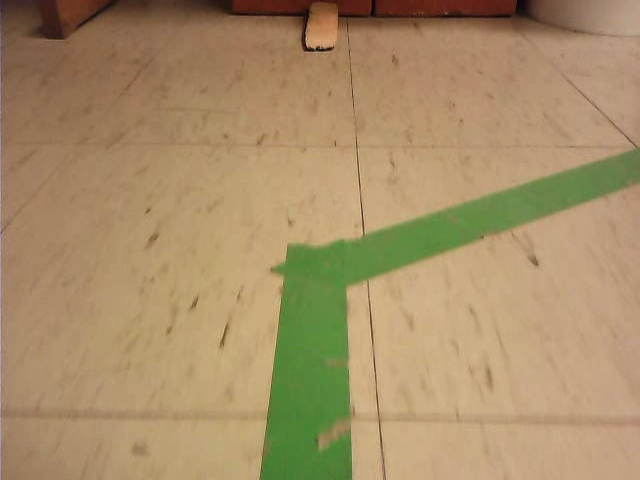
#> input picture imgs/saved_frame_350.jpg, 640 x 480 px
$ python img_sim.py
#> lines starting #> are read from the running program, lines starting #| are printed output that depends on the picture; after the words box and inside, x2 and y2 are one past the last pixel; in counts of white or black regions, pixels touching at a corner belong together
import cv2
import numpy as np

# frame = cv2.imread('imgs/saved_frame_24.jpg')
# frame = cv2.imread('imgs/saved_frame_66.jpg')
# frame = cv2.imread('imgs/saved_frame_92.jpg')
frame = cv2.imread('imgs/saved_frame_350.jpg')
#> frame is the input picture: shape (480, 640, 3); mean B, G, R 104, 142.2, 167.6

lower_range = np.array([30, 90, 25])
upper_range = np.array([85, 250, 255])

proc_frame = cv2.resize(frame, (640, 480))
frame = proc_frame.copy() # Update frame to resized version for display
height, width, _ = frame.shape
#> height = 480; width = 640

hsv = cv2.cvtColor(proc_frame, cv2.COLOR_BGR2HSV)
#> hsv: shape (480, 640, 3); mean H, S, V 18.5, 102.7, 171.1
mask = cv2.inRange(hsv, lower_range, upper_range)
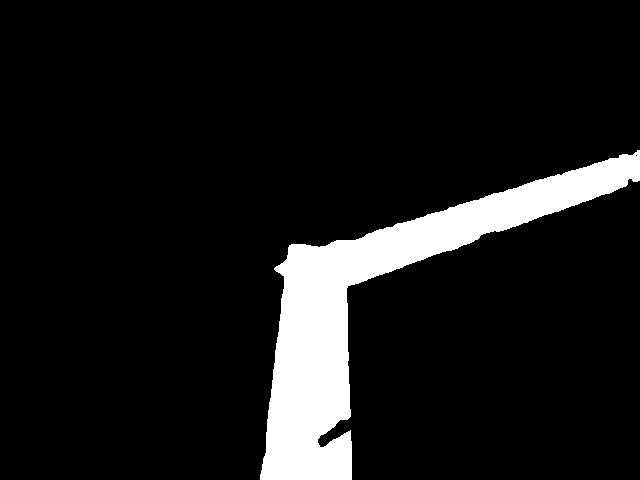
#> mask: shape (480, 640); 9.4% white; 1 white region, box (x1, y1, x2, y2) and area: (260, 150, 640, 480) 28875

# Define ROI (Region of Interest) - Focus on the bottom half of the image
roi_top = int(height / 4) * 3
#> roi_top = 360
mask[:roi_top, :] = 0  # Zero out the top half of the mask
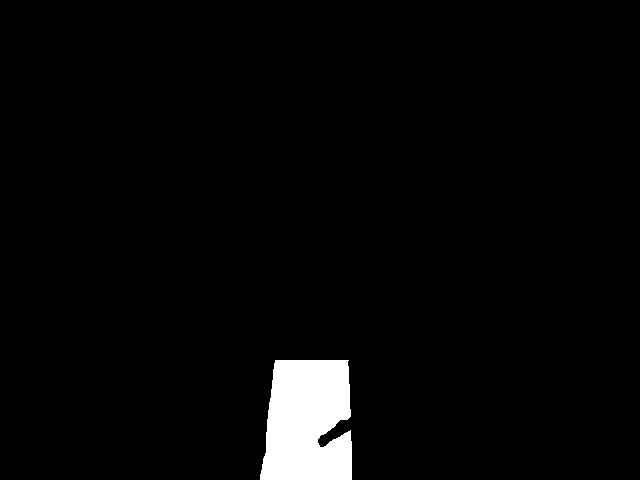
#> mask: shape (480, 640); 3.1% white; 1 white region, box (x1, y1, x2, y2) and area: (260, 360, 352, 480) 9536

# Morphological operations to remove noise
kernel = np.ones((5, 5), np.uint8)
mask = cv2.morphologyEx(mask, cv2.MORPH_OPEN, kernel)
#> mask: shape (480, 640); 3.1% white; 1 white region, box (x1, y1, x2, y2) and area: (260, 360, 352, 480) 9531
mask = cv2.morphologyEx(mask, cv2.MORPH_CLOSE, kernel)
#> mask: shape (480, 640); 3.1% white; 1 white region

# Find contours
contours, _ = cv2.findContours(mask, cv2.RETR_EXTERNAL, cv2.CHAIN_APPROX_SIMPLE)
#> contours = 1 contour; box (x1, y1, x2, y2) and area: (260, 360, 352, 480) 9310

if contours:
    # Find the largest contour (assumed to be the line)
    largest_contour = max(contours, key=cv2.contourArea)
#> largest_contour = contour of 75 points, box (x1, y1, x2, y2) (260, 360, 352, 480), area 9310

    # Calculate moments to find centroid
    M = cv2.moments(largest_contour)
#> M = moments, m00 9309.5, centre m10/m00, m01/m00 = (307.4, 421.2)

    if M["m00"] != 0:
        cx = int(M["m10"] / M["m00"])
#> cx = 307
        cy = int(M["m01"] / M["m00"])
#> cy = 421

        # Calculate error (deviation from center of image)
        center_x = width // 2
#> center_x = 320
        error = cx - center_x
#> error = -13

        # Visualization
        # Draw the ROI line
        cv2.line(frame, (0, roi_top), (width, roi_top), (255, 255, 0), 2)
        # Draw the contour
        cv2.drawContours(frame, [largest_contour], -1, (0, 255, 0), 2)
        # Draw the centroid of the line
        cv2.circle(frame, (cx, cy), 5, (0, 0, 255), -1)
#> frame: shape (480, 640, 3); mean B, G, R 104.4, 143.3, 166.1
        # Draw the center of the image (robot's heading)
        cv2.line(frame, (center_x, 0), (center_x, height), (255, 0, 0), 1)
        # Display error
        cv2.putText(frame, f"Error: {error}", (10, 30), cv2.FONT_HERSHEY_SIMPLEX, 1, (0, 0, 255), 2)
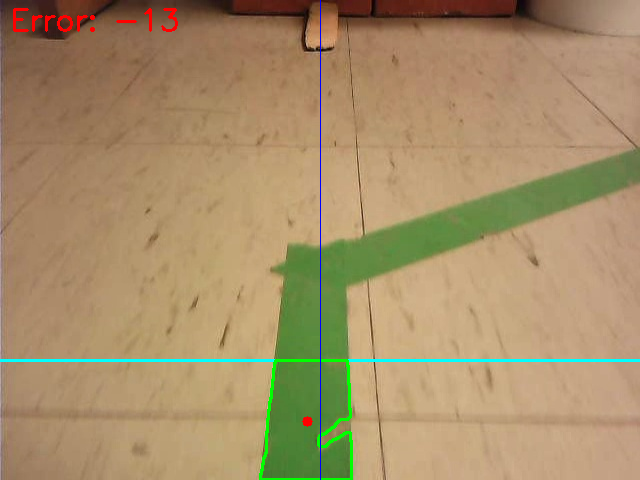
#> frame: shape (480, 640, 3); mean B, G, R 104.6, 142.9, 166.3
        print(f"Calculated Error: {error}")
#| Calculated Error: -13

cv2.imshow("Frame", frame)
cv2.imshow("Processed Mask", mask)

cv2.waitKey(0)
cv2.destroyAllWindows()

$ run again, with imgs/saved_frame_24.jpg copied over imgs/saved_frame_350.jpg
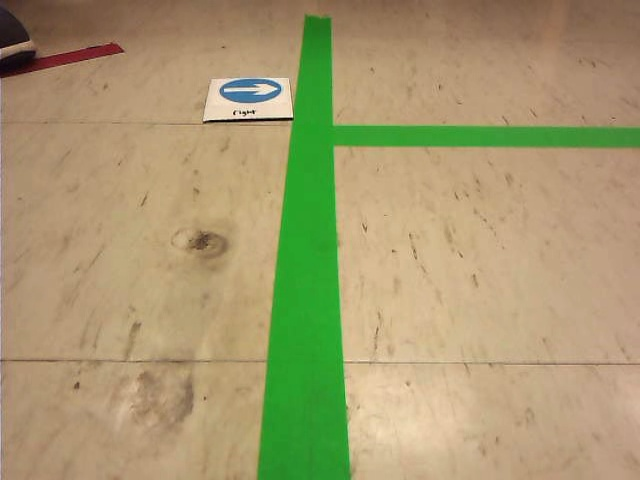
#> input picture imgs/saved_frame_24.jpg, 640 x 480 px
#> frame is the input picture: shape (480, 640, 3); mean B, G, R 111.7, 154, 166.6
#> hsv: shape (480, 640, 3); mean H, S, V 22.3, 98.6, 178.6
#> `mask[:roi_top, :] = 0`:
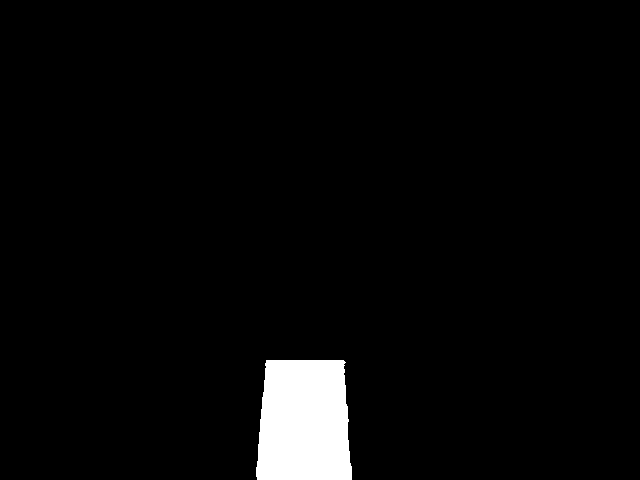
#> mask: shape (480, 640); 3.4% white; 1 white region, box (x1, y1, x2, y2) and area: (256, 360, 352, 480) 10453
#> contours = 1 contour; box (x1, y1, x2, y2) and area: (256, 360, 352, 480) 10232
#> largest_contour = contour of 42 points, box (x1, y1, x2, y2) (256, 360, 352, 480), area 10232
#> M = moments, m00 10232.5, centre m10/m00, m01/m00 = (303.7, 421.7)
#> cx = 303
#> cy = 421
#> error = -17
#> `cv2.putText(frame, f"Error: {error}", (10, 30), cv2.FONT_HERSHEY_SIMPL..`:
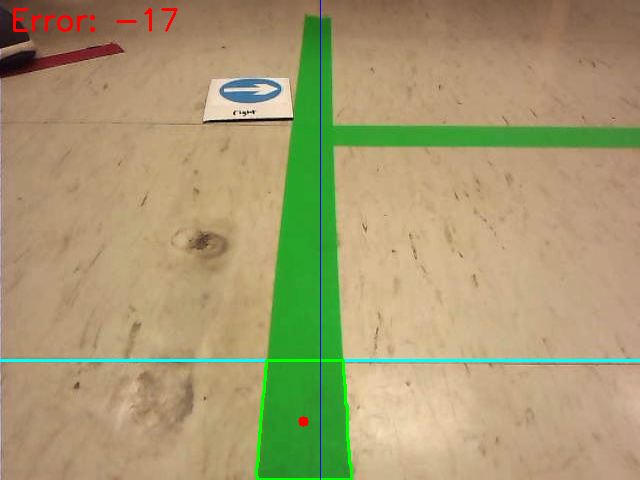
#> frame: shape (480, 640, 3); mean B, G, R 112.3, 154.4, 165.6
#| Calculated Error: -17

$ run again, with imgs/saved_frame_66.jpg copied over imgs/saved_frame_350.jpg
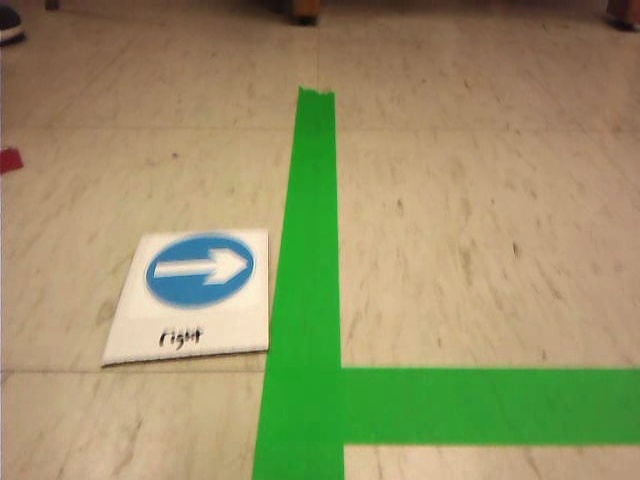
#> input picture imgs/saved_frame_66.jpg, 640 x 480 px
#> frame is the input picture: shape (480, 640, 3); mean B, G, R 104, 147.5, 152.3
#> hsv: shape (480, 640, 3); mean H, S, V 24.8, 105.7, 170.3
#> `mask[:roi_top, :] = 0`:
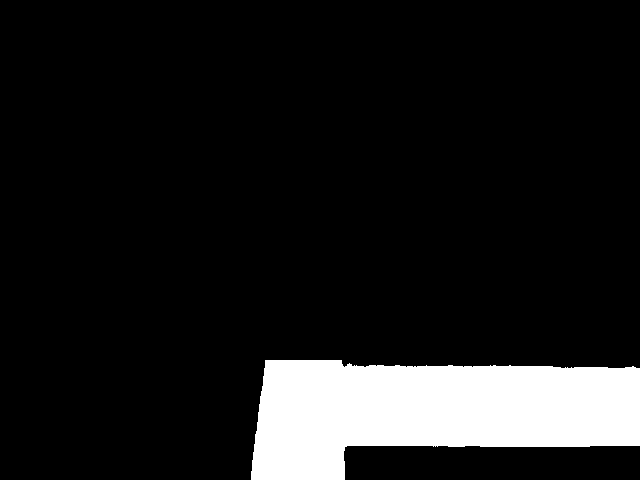
#> mask: shape (480, 640); 11.1% white; 1 white region, box (x1, y1, x2, y2) and area: (251, 360, 640, 480) 34099
#> contours = 1 contour; box (x1, y1, x2, y2) and area: (251, 360, 640, 480) 33600
#> largest_contour = contour of 79 points, box (x1, y1, x2, y2) (251, 360, 640, 480), area 33600
#> M = moments, m00 33600, centre m10/m00, m01/m00 = (432.9, 410.6)
#> cx = 432
#> cy = 410
#> error = 112
#> `cv2.putText(frame, f"Error: {error}", (10, 30), cv2.FONT_HERSHEY_SIMPL..`:
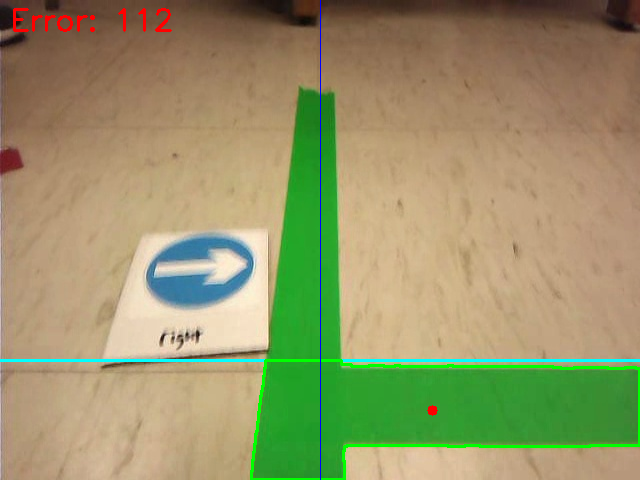
#> frame: shape (480, 640, 3); mean B, G, R 104, 148.4, 150.5
#| Calculated Error: 112

$ run again, with imgs/saved_frame_92.jpg copied over imgs/saved_frame_350.jpg
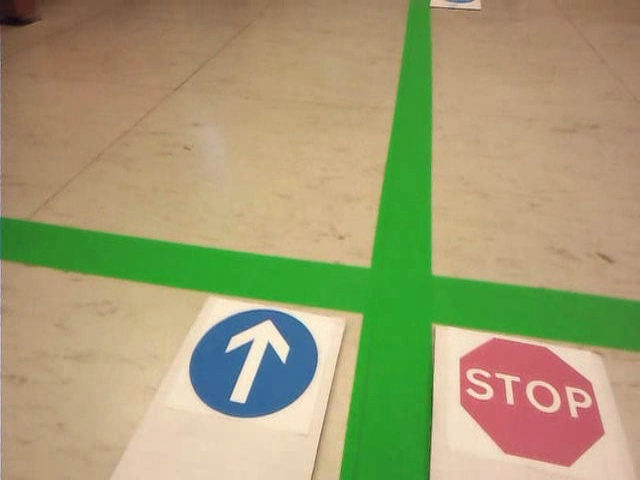
#> input picture imgs/saved_frame_92.jpg, 640 x 480 px
#> frame is the input picture: shape (480, 640, 3); mean B, G, R 114.9, 157.1, 161.9
#> hsv: shape (480, 640, 3); mean H, S, V 31.9, 102.8, 182.4
#> `mask[:roi_top, :] = 0`:
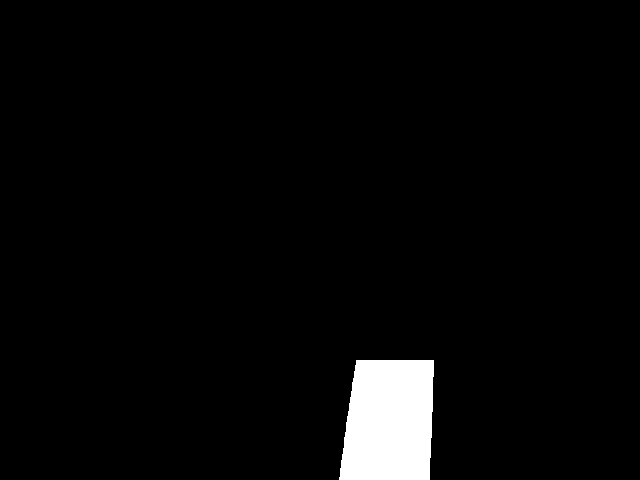
#> mask: shape (480, 640); 3.3% white; 1 white region
#> contours = 1 contour; box (x1, y1, x2, y2) and area: (339, 360, 434, 480) 9970
#> largest_contour = contour of 46 points, box (x1, y1, x2, y2) (339, 360, 434, 480), area 9970
#> M = moments, m00 9969.5, centre m10/m00, m01/m00 = (389, 421)
#> cx = 389
#> cy = 420
#> error = 69
#> `cv2.putText(frame, f"Error: {error}", (10, 30), cv2.FONT_HERSHEY_SIMPL..`:
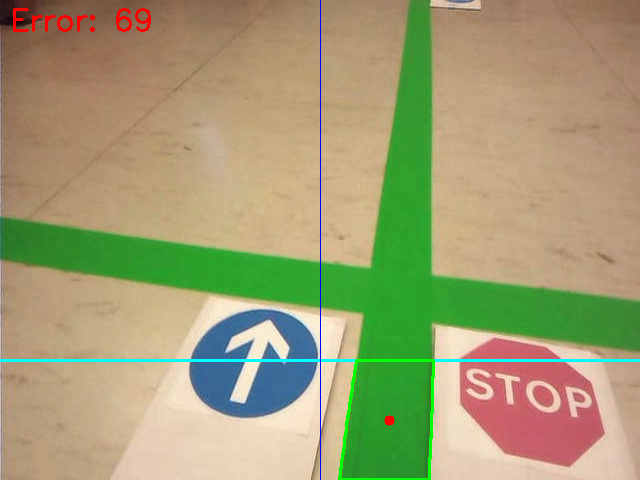
#> frame: shape (480, 640, 3); mean B, G, R 115.2, 157.4, 160.7
#| Calculated Error: 69
